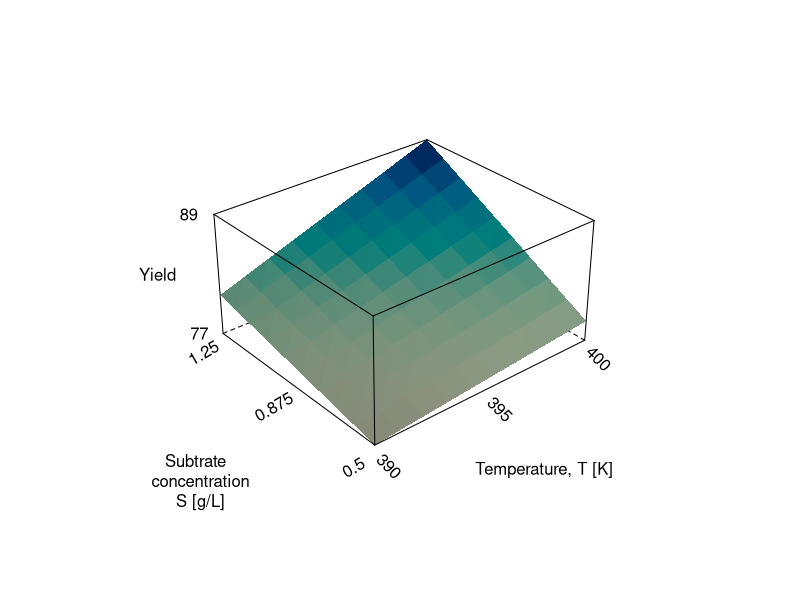
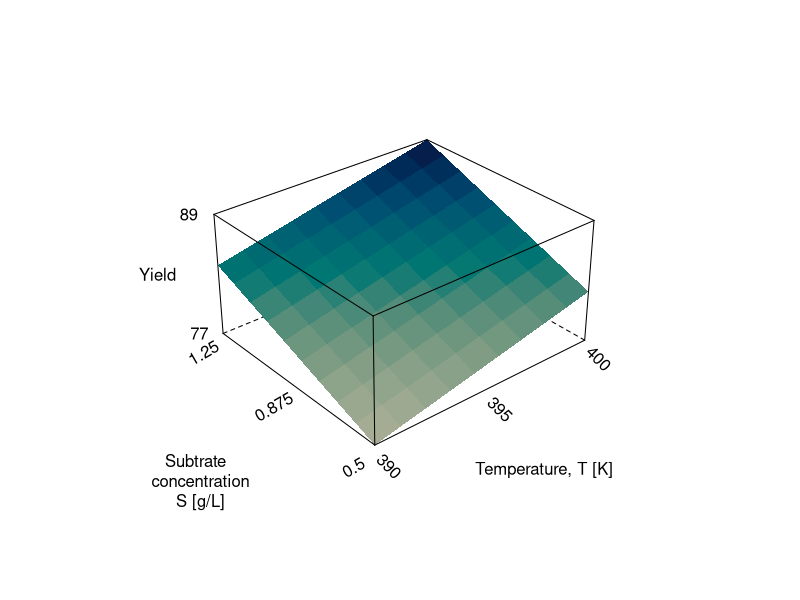

Reproduce these figures in R, in order.

surface <- function(x1,x2){
    x1off = 360
    x1scale = 20
    x1s = (x1 - x1off)/x1scale
    
    x2off = 0
    x2scale = 1
    x2s = (x2 - x2off)/x2scale
    
    z = 30*x1s + 16*x2s- 10*x1s^2 - 20*x2s^2 +16*x1s*x2s + 40.1
}
surface.linear <- function(x1,x2){
    x1off = 395
    x1scale = 5
    x1s = (x1 - x1off)/x1scale
    
    x2off = (1.25+0.5)/2
    x2scale = (1.25-0.5)/2
    x2s = (x2 - x2off)/x2scale
    
    z = 2.5*x1s + 3.5*x2s + 81.5 + 1.5*x1s*x2s 
}

surface.linear.no.interaction <- function(x1,x2){
    x1off = 395
    x1scale = 5
    x1s = (x1 - x1off)/x1scale
    
    x2off = (1.25+0.5)/2
    x2scale = (1.25-0.5)/2
    x2s = (x2 - x2off)/x2scale
    
    z = 2.5*x1s + 3.5*x2s + 81.5 + 1.5
}


Xoff = 360     # offset for X
Xscale = 20.0

N = 10 # resolution of surface
xlo = 390
xhi = 400
xmid = 395
ylo = 0.5
yhi = 1.25
ymid = (1.25+0.5)/2

x1 <- seq(xlo, xhi,length=N)
x2 <- seq(ylo , yhi, length=N)
g.linear <- expand.grid(x1=x1, x2=x2)
g.linear$y <- surface.linear(g.linear$x1, g.linear$x2)

g.linear.no.interaction <- expand.grid(x1=x1, x2=x2)
g.linear.no.interaction$y <- surface.linear.no.interaction(g.linear.no.interaction$x1, g.linear.no.interaction$x2)

xlabels = c(xlo, xhi, xmid)
ylabels = c(ylo, yhi, ymid)
zmin = floor(surface(xlo,ylo))
zmax = floor(surface(xhi,yhi)) + 1
zmax
zlabels = c(zmin, 61, zmax)
g.linear.no.interaction$y[which.max(g.linear.no.interaction$y)] = zmax
g.linear$y[which.max(g.linear$y)] = zmax

library(lattice)
png(file="/Users/kevindunn/Statistics course/Course notes/Design of experiments/images/factorial-two-level-surface-with-interaction-slides.png", height = 1500, width = 1200, res=300, bg="transparent")
par.set <-  list(axis.line = list(col = "transparent"), clip = list(panel = "off"))
print(wireframe(y ~ x1*x2,
        data = g.linear,
        shade=TRUE,
        scales=list(arrows=FALSE,
                    distance=c(2,2.5,1),
                    rot=c(0),
                    x=list(draw=TRUE, at=xlabels, labels=as.character(xlabels), cex=1, rot=-45),
                    y=list(draw=TRUE, at=ylabels, labels=as.character(ylabels), cex=1, rot=30),
                    z=list(draw=TRUE, at=zlabels, labels=as.character(zlabels), cex=1)
                    ),
        aspect = c(0.9, 0.5),  # y/x and z/x
        par.settings = par.set,
        xlab="Temperature, T [K]",
        ylab=paste("Subtrate \n concentration\n S [g/L]"),
        zlab="Yield",
        alpha.regions = 0.2,
        #screen = list(z = 0, x = 45, y =45),
        )
)
dev.off()

png(file="/Users/kevindunn/Statistics course/Course notes/Design of experiments/images/factorial-two-level-surface-without-interaction-slides.png", height = 1500, width = 1200, res=300, bg="transparent")
par.set <-  list(axis.line = list(col = "transparent"), clip = list(panel = "off"))
print(wireframe(y ~ x1*x2,
        data = g.linear.no.interaction,
        shade=TRUE,
        scales=list(arrows=FALSE,
                    distance=c(2,2.5,1),
                    rot=c(0),
                    x=list(draw=TRUE, at=xlabels, labels=as.character(xlabels), cex=1, rot=-45),
                    y=list(draw=TRUE, at=ylabels, labels=as.character(ylabels), cex=1, rot=30),
                    z=list(draw=TRUE, at=zlabels, labels=as.character(zlabels), cex=1)
                    ),
        aspect = c(0.9, 0.5),  # y/x and z/x
        par.settings = par.set,
        xlab="Temperature, T [K]",
        ylab=paste("Subtrate \n concentration\n S [g/L]"),
        zlab="Yield",
        alpha.regions = 0.2,
        #screen = list(z = 0, x = 45, y =45),
        )
)